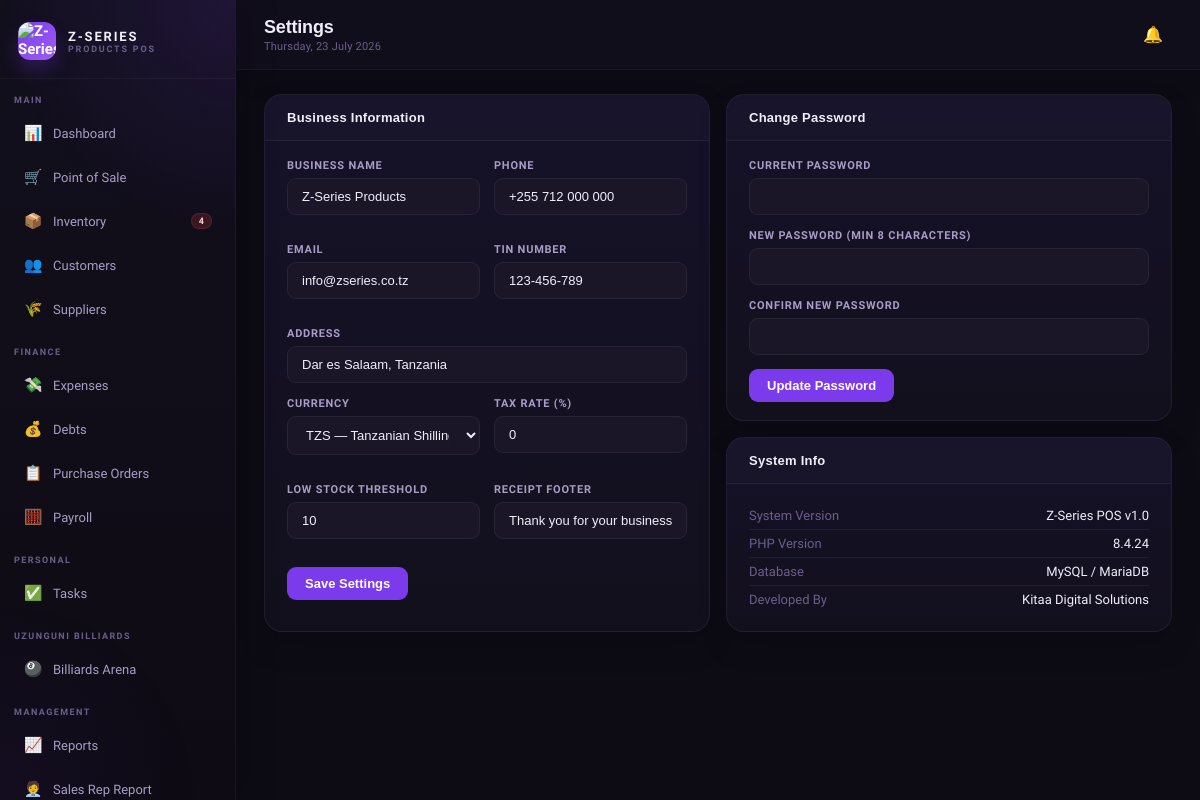
Before: /settings.php (signed in) with the older database file.
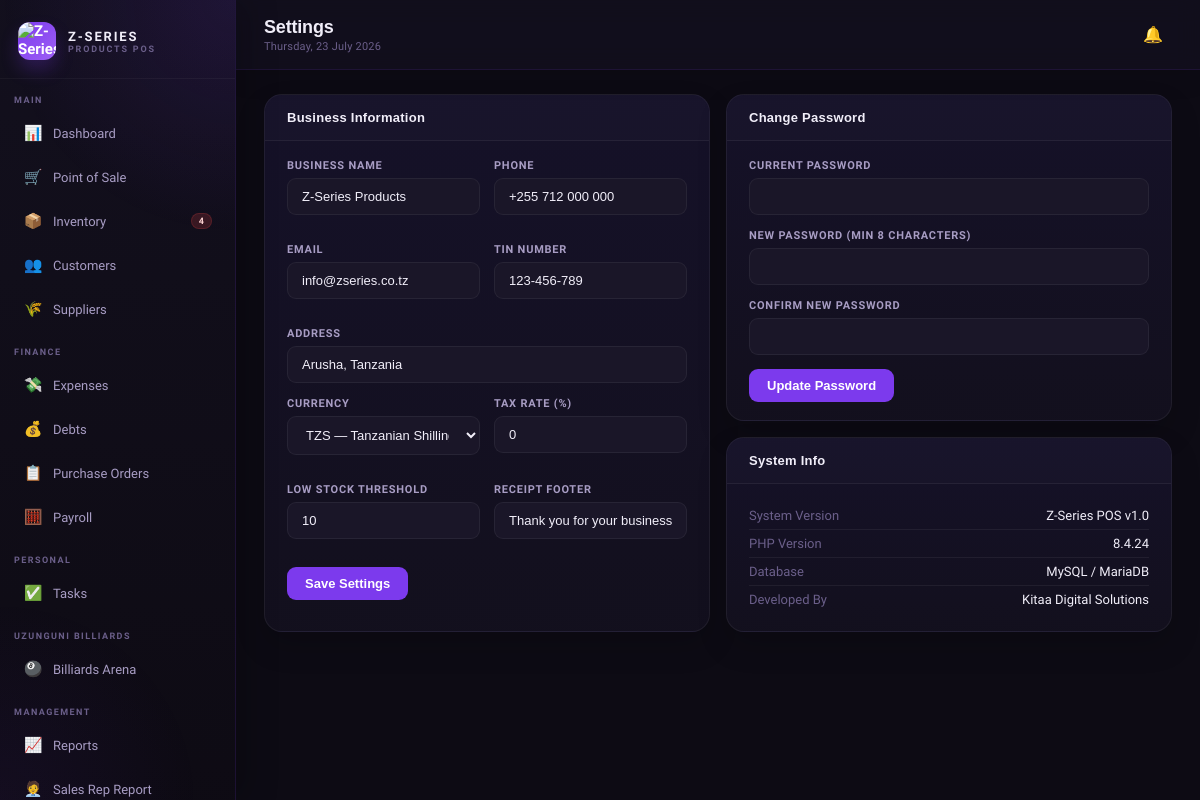
After: the same page with the newer database file.
### tables this page shows
CREATE TABLE settings (
  id INT AUTO_INCREMENT PRIMARY KEY,
  setting_key VARCHAR(100) UNIQUE NOT NULL,
  setting_value TEXT,
  updated_at TIMESTAMP DEFAULT CURRENT_TIMESTAMP ON UPDATE CURRENT_TIMESTAMP
);

### config.php (called while the page is built, shortened)
<?php
function appBaseUrl() {
    static $base = null;
    if ($base !== null) return $base;
    $script = str_replace('\\', '/', $_SERVER['SCRIPT_NAME'] ?? '');
    $dir = rtrim(dirname($script), '/');
    $base = ($dir === '' || $dir === '.') ? '' : $dir;
    return $base;
}
function appPath($path = '') {
    $path = ltrim((string)$path, '/');
    return appBaseUrl() . '/' . $path;
}
function hasPrivilege($privilege) {
    $role = $_SESSION['user_role'] ?? 'cashier';
    if ($role === 'admin') return true;
    $privileges = getUserPrivileges();
    return in_array($privilege, $privileges, true);
}
function getSetting($conn, $key) {
    $stmt = $conn->prepare("SELECT setting_value FROM settings WHERE setting_key = ?");
    $stmt->bind_param('s', $key);
    $stmt->execute();
    $r = $stmt->get_result()->fetch_assoc();
    return $r ? $r['setting_value'] : '';
}
?>

### settings.php (the view, shortened to what this page needs)
<?php
$page_title = 'Settings';
require_once 'includes/header.php';
function gs($conn,$k){return htmlspecialchars(getSetting($conn,$k));}
?>
<div class="grid-2">
<div class="card"><div class="card-header"><span class="card-title">Business Information</span></div>
<div class="card-body">
<form method="POST"><input type="hidden" name="action" value="settings"><?= csrfInput() ?>
<div class="form-row"><div class="form-group"><label class="form-label">Business Name</label><input name="business_name" class="form-control" value="<?=gs($conn,'business_name')?>"/></div><div class="form-group"><label class="form-label">Phone</label><input name="business_phone" class="form-control" value="<?=gs($conn,'business_phone')?>"/></div></div>
<div class="form-row"><div class="form-group"><label class="form-label">Email</label><input name="business_email" class="form-control" value="<?=gs($conn,'business_email')?>"/></div><div class="form-group"><label class="form-label">TIN Number</label><input name="tin_number" class="form-control" value="<?=gs($conn,'tin_number')?>"/></div></div>
<div class="form-group"><label class="form-label">Address</label><input name="business_address" class="form-control" value="<?=gs($conn,'business_address')?>"/></div>
<div class="form-row"><div class="form-group"><label class="form-label">Currency</label><select name="currency" class="form-control"><option value="TZS" <?=gs($conn,'currency')==='TZS'?'selected':''?>>TZS — Tanzanian Shilling</option><option value="USD">USD</option></select></div><div class="form-group"><label class="form-label">Tax Rate (%)</label><input type="number" name="tax_rate" class="form-control" value="<?=gs($conn,'tax_rate')?>"/></div></div>
<div class="form-row"><div class="form-group"><label class="form-label">Low Stock Threshold</label><input type="number" name="low_stock_threshold" class="form-control" value="<?=gs($conn,'low_stock_threshold')?>"/></div><div class="form-group"><label class="form-label">Receipt Footer</label><input name="receipt_footer" class="form-control" value="<?=gs($conn,'receipt_footer')?>"/></div></div>
<button type="submit" class="btn btn-primary">Save Settings</button>
</form></div></div>
<div><div class="card"><div class="card-header"><span class="card-title">Change Password</span></div>
<div class="card-body"><form method="POST"><input type="hidden" name="action" value="password"><?= csrfInput() ?>
<div class="form-group"><label class="form-label">Current Password</label><input type="password" name="current_password" class="form-control" required/></div>
<div class="form-group"><label class="form-label">New Password (min 8 characters)</label><input type="password" name="new_password" class="form-control" minlength="8" required/></div>
<div class="form-group"><label class="form-label">Confirm New Password</label><input type="password" name="confirm_password" class="form-control" minlength="8" required/></div>
<button type="submit" class="btn btn-primary">Update Password</button>
</form></div></div>
<div class="card" style="margin-top:0"><div class="card-header"><span class="card-title">System Info</span></div>
<div class="card-body">
<div style="display:flex;justify-content:space-between;font-size:13px;padding:6px 0;border-bottom:1px solid var(--border2)"><span style="color:var(--text3)">System Version</span><span>Z-Series POS v1.0</span></div>
<div style="display:flex;justify-content:space-between;font-size:13px;padding:6px 0;border-bottom:1px solid var(--border2)"><span style="color:var(--text3)">PHP Version</span><span><?=phpversion()?></span></div>
<div style="display:flex;justify-content:space-between;font-size:13px;padding:6px 0;border-bottom:1px solid var(--border2)"><span style="color:var(--text3)">Database</span><span>MySQL / MariaDB</span></div>
<div style="display:flex;justify-content:space-between;font-size:13px;padding:6px 0"><span style="color:var(--text3)">Developed By</span><span>Kitaa Digital Solutions</span></div>
</div></div></div>
</div>
<?php require_once 'includes/footer.php'; ?>

### includes/header.php (shortened to what this page needs)
<?php
require_once __DIR__ . '/../config.php';
$current_page = basename($_SERVER['PHP_SELF'], '.php');
$low_stock_count = 0;
$ls = $conn->query("SELECT COUNT(*) as c FROM products WHERE stock <= low_stock_threshold AND status='active'");
if ($ls) $low_stock_count = $ls->fetch_assoc()['c'];
?>
<!DOCTYPE html>
<html lang="en">
<head>
<link rel="stylesheet" href="<?= htmlspecialchars(appPath('css/style.css'), ENT_QUOTES) ?>?v=<?= @filemtime(__DIR__ . '/../css/style.css') ?: time() ?>"/>
</head>
<body>
<div class="layout">
<div class="sidebar">
  <div class="sidebar-logo">
    <img class="sidebar-logo-icon" src="<?= htmlspecialchars(appPath('uploads/z series logo.png'), ENT_QUOTES) ?>" alt="Z-Series logo"/>
    <div>
      <div class="sidebar-logo-text">Z-SERIES</div>
      <div class="sidebar-logo-sub">Products POS</div>
    </div>
  </div>
  <div class="sidebar-section">Main</div>
  <?php if(hasPrivilege('dashboard')): ?>
  <a href="dashboard.php" class="nav-item <?= $current_page==='dashboard'?'active':'' ?>"><span class="nav-icon">📊</span> Dashboard</a>
  <?php endif; ?>
  <?php if(hasPrivilege('pos')): ?>
  <a href="pos.php" class="nav-item <?= $current_page==='pos'?'active':'' ?>"><span class="nav-icon">🛒</span> Point of Sale</a>
  <?php endif; ?>
  <?php if(hasPrivilege('inventory')): ?>
  <a href="inventory.php" class="nav-item <?= $current_page==='inventory'?'active':'' ?>">
    <span class="nav-icon">📦</span> Inventory
    <?php if($low_stock_count>0): ?><span class="nav-badge"><?= $low_stock_count ?></span><?php endif; ?>
  </a>
  <?php endif; ?>
  <?php if(hasPrivilege('customers')): ?>
  <a href="customers.php" class="nav-item <?= $current_page==='customers'?'active':'' ?>"><span class="nav-icon">👥</span> Customers</a>
  <?php endif; ?>
  <?php if(hasPrivilege('suppliers')): ?>
  <a href="suppliers.php" class="nav-item <?= $current_page==='suppliers'?'active':'' ?>"><span class="nav-icon">🌾</span> Suppliers</a>
  <?php endif; ?>
  <div class="sidebar-section">Finance</div>
  <?php if(hasPrivilege('expenses')): ?>
  <a href="expenses.php" class="nav-item <?= $current_page==='expenses'?'active':'' ?>"><span class="nav-icon">💸</span> Expenses</a>
  <?php endif; ?>
  <?php if(hasPrivilege('debts')): ?>
  <a href="debts.php" class="nav-item <?= $current_page==='debts'?'active':'' ?>"><span class="nav-icon">💰</span> Debts</a>
  <?php endif; ?>
  <?php if(hasPrivilege('purchase_orders')): ?>
  <a href="purchase_orders.php" class="nav-item <?= $current_page==='purchase_orders'?'active':'' ?>"><span class="nav-icon">📋</span> Purchase Orders</a>
  <?php endif; ?>
  <?php if(hasPrivilege('payroll')): ?>
  <a href="payroll.php" class="nav-item <?= $current_page==='payroll'?'active':'' ?>">
    <span class="nav-icon">🧮</span> Payroll
  </a>
  <?php endif; ?>
  <div class="sidebar-section">Personal</div>
  <?php if(hasPrivilege('tasks')): ?>
  <a href="tasks.php" class="nav-item <?= $current_page==='tasks'?'active':'' ?>">
    <span class="nav-icon">✅</span> Tasks
  </a>
  <?php endif; ?>
  <div class="sidebar-section">Uzunguni Billiards</div>
  <?php if(hasPrivilege('billiards')): ?>
  <a href="billiards.php" class="nav-item <?= $current_page==='billiards'?'active':'' ?>"><span class="nav-icon">🎱</span> Billiards Arena</a>
  <?php endif; ?>
  <div class="sidebar-section">Management</div>
  <?php if(hasPrivilege('reports')): ?>
  <a href="reports.php" class="nav-item <?= $current_page==='reports'?'active':'' ?>"><span class="nav-icon">📈</span> Reports</a>
  <a href="cashier_sales.php" class="nav-item <?= $current_page==='cashier_sales'?'active':'' ?>"><span class="nav-icon">🧑‍💼</span> Sales Rep Report</a>
  <?php endif; ?>
</div>
<div class="main">
<div class="topbar">
  <div class="topbar-left">
    <div>
      <div class="topbar-title"><?= $page_title ?? 'Dashboard' ?></div>
      <div class="topbar-sub"><?= date('l, d F Y') ?></div>
    </div>
  </div>
  <div class="topbar-right">
    <div class="notif-wrap">
      <button id="notif-btn" class="notif-btn" aria-haspopup="true" aria-expanded="false">
        <span class="notif-icon">🔔</span>
      </button>
    </div>
  </div>
</div>
<div class="<?= htmlspecialchars($content_class ?? 'content') ?>">

### includes/footer.php (shortened to what this page needs)
</div>
</div>
</div>
</body>
</html>

Changed rows visible on the page:
changed settings: business_address "Dar es Salaam, Tanzania" → "Arusha, Tanzania"
